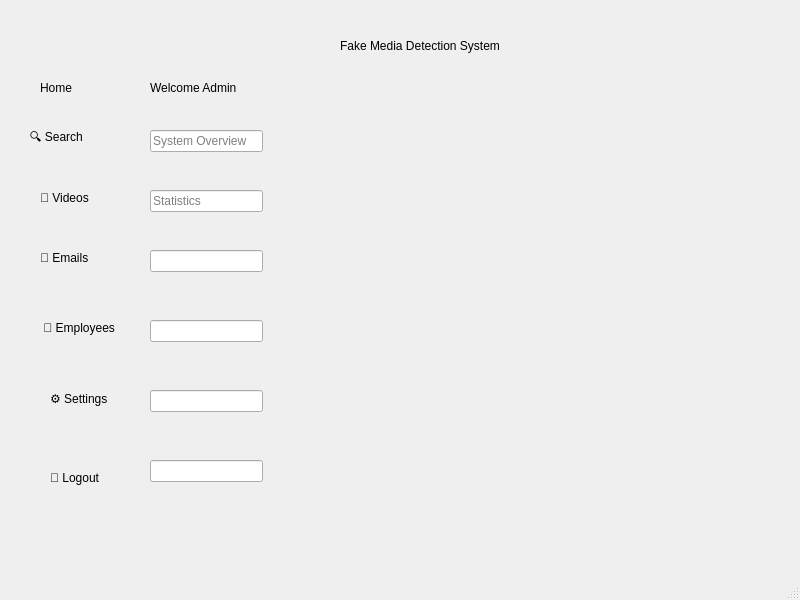
<?xml version="1.0" encoding="UTF-8"?>
<ui version="4.0">
 <class>MainWindow</class>
 <widget class="QMainWindow" name="MainWindow">
  <property name="geometry">
   <rect>
    <x>0</x>
    <y>0</y>
    <width>800</width>
    <height>600</height>
   </rect>
  </property>
  <property name="windowTitle">
   <string>MainWindow</string>
  </property>
  <widget class="QWidget" name="centralwidget">
   <widget class="QLabel" name="label">
    <property name="geometry">
     <rect>
      <x>340</x>
      <y>30</y>
      <width>231</width>
      <height>31</height>
     </rect>
    </property>
    <property name="text">
     <string>Fake Media Detection System</string>
    </property>
   </widget>
   <widget class="QLabel" name="label_2">
    <property name="geometry">
     <rect>
      <x>150</x>
      <y>80</y>
      <width>121</width>
      <height>16</height>
     </rect>
    </property>
    <property name="text">
     <string>Welcome Admin</string>
    </property>
   </widget>
   <widget class="QLabel" name="label_3">
    <property name="geometry">
     <rect>
      <x>40</x>
      <y>80</y>
      <width>55</width>
      <height>16</height>
     </rect>
    </property>
    <property name="text">
     <string>Home</string>
    </property>
   </widget>
   <widget class="QLabel" name="label_4">
    <property name="geometry">
     <rect>
      <x>30</x>
      <y>130</y>
      <width>71</width>
      <height>16</height>
     </rect>
    </property>
    <property name="text">
     <string>🔍 Search </string>
    </property>
   </widget>
   <widget class="QLabel" name="searchName">
    <property name="geometry">
     <rect>
      <x>150</x>
      <y>130</y>
      <width>55</width>
      <height>16</height>
     </rect>
    </property>
    <property name="text">
     <string/>
    </property>
   </widget>
   <widget class="QLineEdit" name="searchName_2">
    <property name="geometry">
     <rect>
      <x>150</x>
      <y>130</y>
      <width>113</width>
      <height>22</height>
     </rect>
    </property>
    <property name="placeholderText">
     <string>System Overview</string>
    </property>
   </widget>
   <widget class="QLabel" name="label_5">
    <property name="geometry">
     <rect>
      <x>40</x>
      <y>190</y>
      <width>71</width>
      <height>16</height>
     </rect>
    </property>
    <property name="text">
     <string>🎥 Videos</string>
    </property>
   </widget>
   <widget class="QLineEdit" name="videoName">
    <property name="geometry">
     <rect>
      <x>150</x>
      <y>190</y>
      <width>113</width>
      <height>22</height>
     </rect>
    </property>
    <property name="placeholderText">
     <string>Statistics</string>
    </property>
   </widget>
   <widget class="QLabel" name="label_6">
    <property name="geometry">
     <rect>
      <x>40</x>
      <y>250</y>
      <width>71</width>
      <height>16</height>
     </rect>
    </property>
    <property name="text">
     <string>📧 Emails </string>
    </property>
   </widget>
   <widget class="QLineEdit" name="EmailsName">
    <property name="geometry">
     <rect>
      <x>150</x>
      <y>250</y>
      <width>113</width>
      <height>22</height>
     </rect>
    </property>
   </widget>
   <widget class="QLabel" name="label_7">
    <property name="geometry">
     <rect>
      <x>40</x>
      <y>320</y>
      <width>101</width>
      <height>16</height>
     </rect>
    </property>
    <property name="text">
     <string> 👥 Employees</string>
    </property>
   </widget>
   <widget class="QLineEdit" name="employeesName">
    <property name="geometry">
     <rect>
      <x>150</x>
      <y>320</y>
      <width>113</width>
      <height>22</height>
     </rect>
    </property>
   </widget>
   <widget class="QLabel" name="label_8">
    <property name="geometry">
     <rect>
      <x>50</x>
      <y>390</y>
      <width>81</width>
      <height>16</height>
     </rect>
    </property>
    <property name="text">
     <string>⚙ Settings</string>
    </property>
   </widget>
   <widget class="QLineEdit" name="settingsName">
    <property name="geometry">
     <rect>
      <x>150</x>
      <y>390</y>
      <width>113</width>
      <height>22</height>
     </rect>
    </property>
   </widget>
   <widget class="QLabel" name="label_9">
    <property name="geometry">
     <rect>
      <x>50</x>
      <y>470</y>
      <width>81</width>
      <height>16</height>
     </rect>
    </property>
    <property name="text">
     <string>🚪 Logout</string>
    </property>
   </widget>
   <widget class="QLineEdit" name="logoutName">
    <property name="geometry">
     <rect>
      <x>150</x>
      <y>460</y>
      <width>113</width>
      <height>22</height>
     </rect>
    </property>
   </widget>
  </widget>
  <widget class="QMenuBar" name="menubar">
   <property name="geometry">
    <rect>
     <x>0</x>
     <y>0</y>
     <width>800</width>
     <height>26</height>
    </rect>
   </property>
  </widget>
  <widget class="QStatusBar" name="statusbar"/>
 </widget>
 <resources/>
 <connections/>
</ui>
